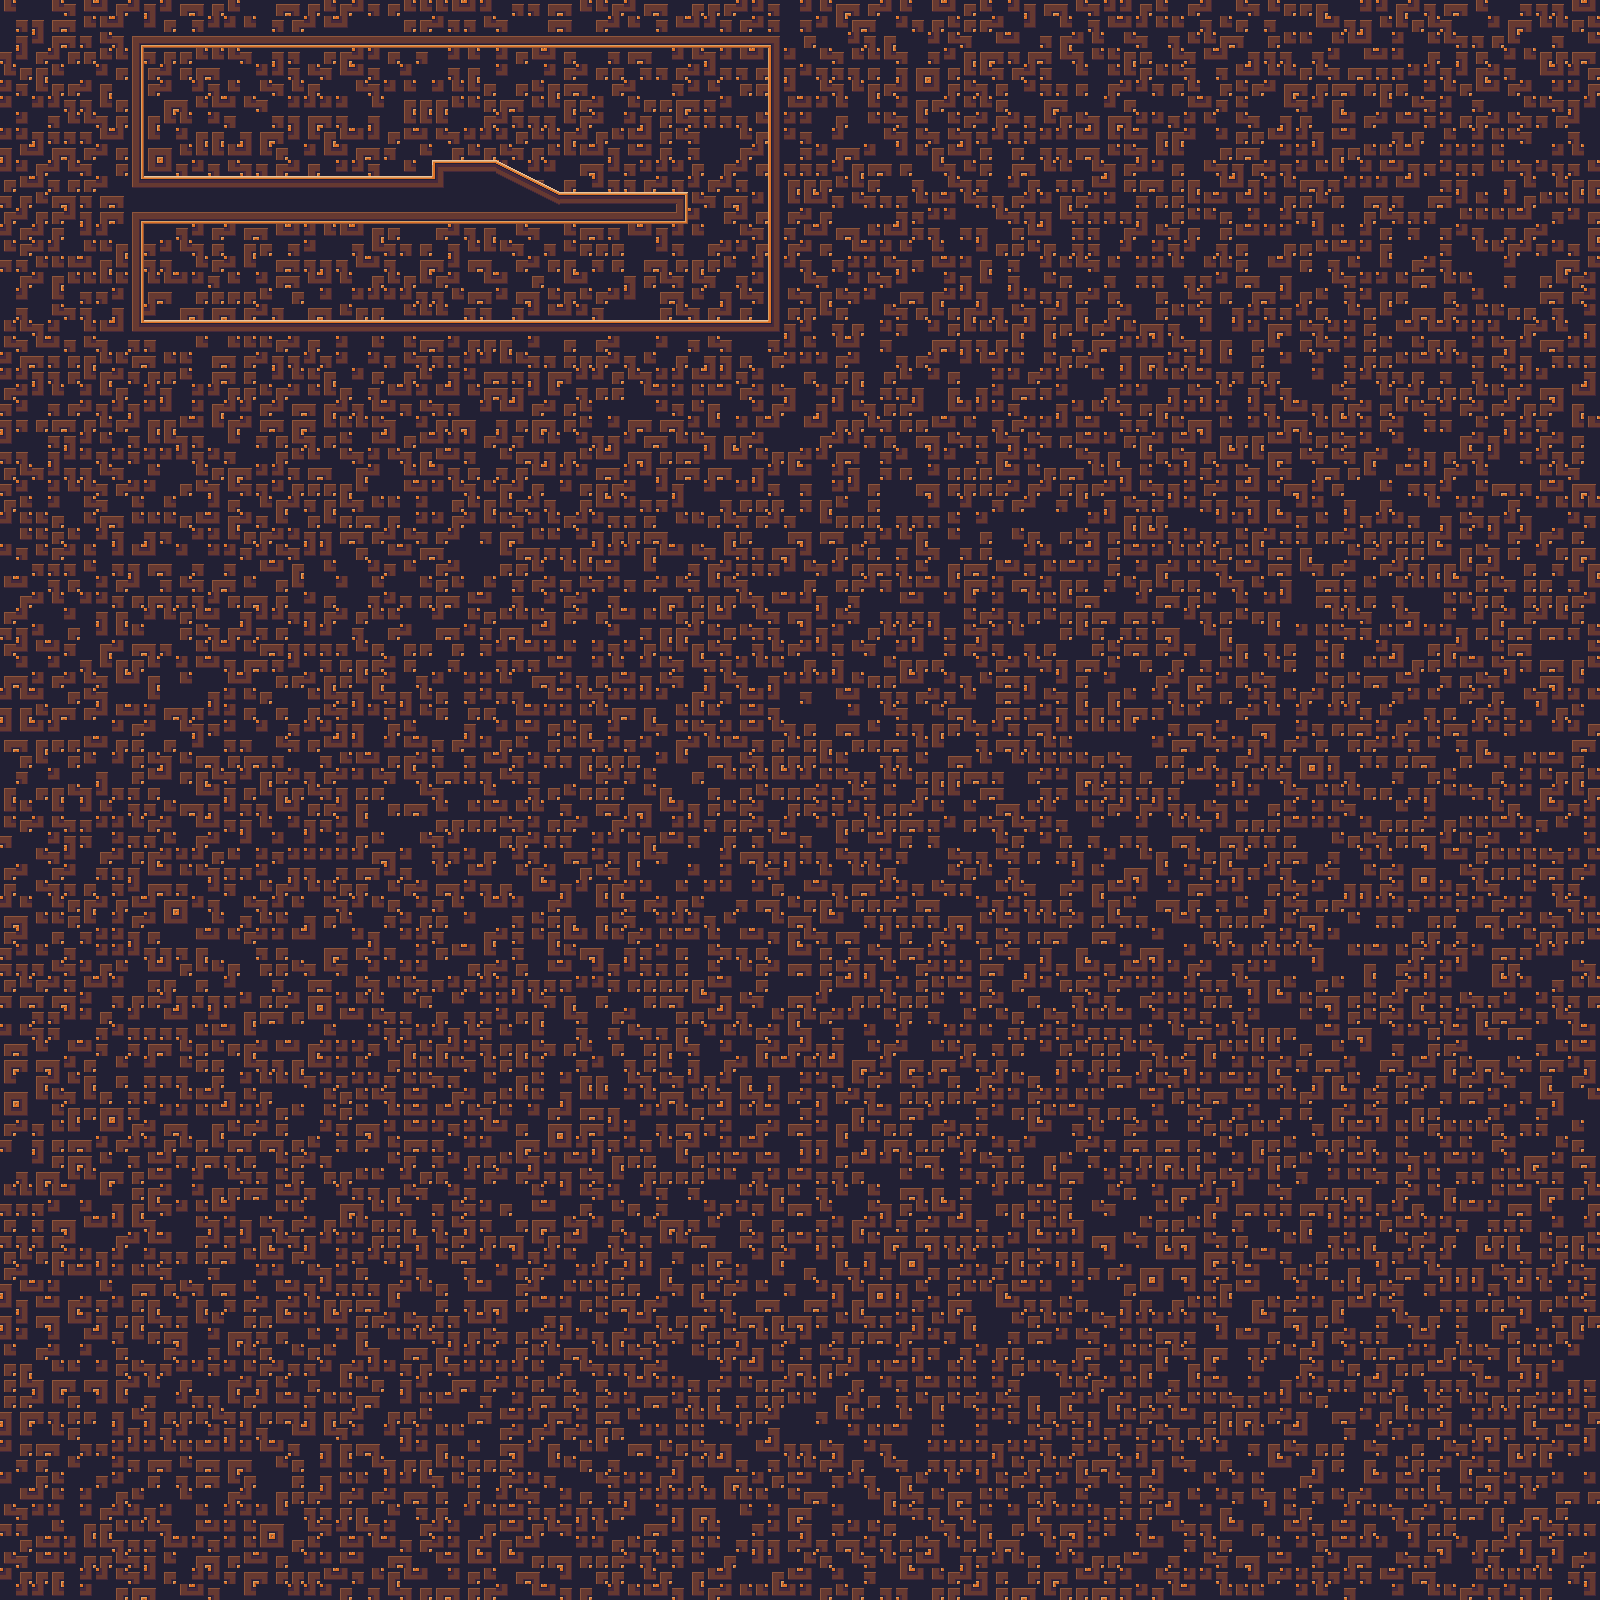

This game map was drawn from its Tiled (.tmx) file and the tilesets committed beside it. A one-line description and the trimmed map source follow:
An orthogonal 100x100 tile map with 16x16 px tiles, 2 tile layers (Background, Tile Layer 1) and 4 objects.

<map version="1.0" orientation="orthogonal" renderorder="right-down" width="100" height="100" tilewidth="16" tileheight="16" nextobjectid="22">
 <tileset firstgid="1" name="TestTileset01" tilewidth="16" tileheight="16">
  <image source="TileMapTest001.png" width="160" height="144" />
 </tileset>
 <layer name="Background" width="100" height="100">
  <data>[10000 cells, 10000 non-empty, 5 distinct tile ids]</data>
 </layer>
 <layer name="Tile Layer 1" width="100" height="100">
  <data>[10000 cells, 216 non-empty, 16 distinct tile ids]</data>
 </layer>
 <objectgroup color="#a40000" name="Collisions">
  <object id="5" x="144" y="32" width="624" height="16" />
  <object id="7" x="128" y="32" width="16" height="304" />
  <object id="12" x="144" y="320" width="624" height="16" />
  <object id="21" x="768" y="32" width="16" height="304" />
 </objectgroup>
</map>
